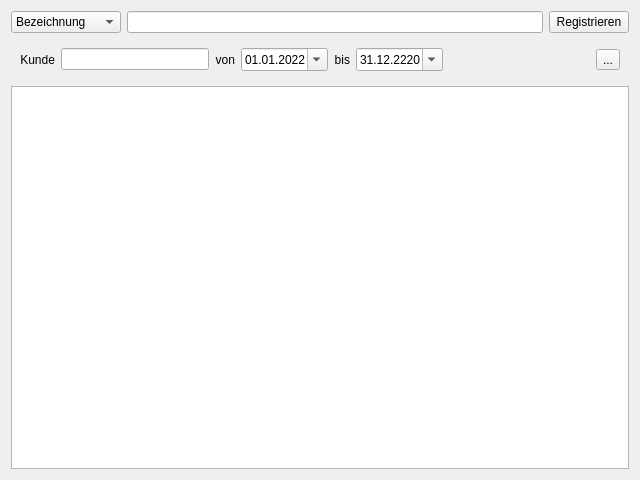
<?xml version="1.0" encoding="UTF-8"?>
<ui version="4.0">
 <class>Goods_In</class>
 <widget class="QWidget" name="Goods_In">
  <property name="geometry">
   <rect>
    <x>0</x>
    <y>0</y>
    <width>640</width>
    <height>480</height>
   </rect>
  </property>
  <property name="windowTitle">
   <string>Wareneingang</string>
  </property>
  <property name="locale">
   <locale language="German" country="Germany"/>
  </property>
  <layout class="QVBoxLayout" name="verticalLayout">
   <item>
    <widget class="QFrame" name="fr_search">
     <property name="frameShape">
      <enum>QFrame::NoFrame</enum>
     </property>
     <property name="frameShadow">
      <enum>QFrame::Raised</enum>
     </property>
     <layout class="QHBoxLayout" name="horizontalLayout">
      <property name="leftMargin">
       <number>0</number>
      </property>
      <property name="topMargin">
       <number>0</number>
      </property>
      <property name="rightMargin">
       <number>0</number>
      </property>
      <property name="bottomMargin">
       <number>0</number>
      </property>
      <item>
       <widget class="QComboBox" name="cb_search">
        <property name="minimumSize">
         <size>
          <width>110</width>
          <height>0</height>
         </size>
        </property>
        <item>
         <property name="text">
          <string>Bezeichnung</string>
         </property>
        </item>
        <item>
         <property name="text">
          <string>Name</string>
         </property>
        </item>
        <item>
         <property name="text">
          <string>EAN</string>
         </property>
        </item>
       </widget>
      </item>
      <item>
       <widget class="QLineEdit" name="le_search">
        <property name="frame">
         <bool>true</bool>
        </property>
       </widget>
      </item>
      <item>
       <widget class="QPushButton" name="pb_search">
        <property name="toolTip">
         <string>Artikel im Wareneingang registrieren</string>
        </property>
        <property name="text">
         <string>Registrieren</string>
        </property>
       </widget>
      </item>
     </layout>
    </widget>
   </item>
   <item>
    <widget class="QFrame" name="fr_search_options">
     <property name="frameShape">
      <enum>QFrame::NoFrame</enum>
     </property>
     <property name="frameShadow">
      <enum>QFrame::Raised</enum>
     </property>
     <layout class="QHBoxLayout" name="horizontalLayout_2">
      <item>
       <widget class="QLabel" name="l_customer">
        <property name="text">
         <string>Kunde</string>
        </property>
        <property name="alignment">
         <set>Qt::AlignRight|Qt::AlignTrailing|Qt::AlignVCenter</set>
        </property>
       </widget>
      </item>
      <item>
       <widget class="QLineEdit" name="le_customer">
        <property name="minimumSize">
         <size>
          <width>0</width>
          <height>0</height>
         </size>
        </property>
        <property name="toolTip">
         <string/>
        </property>
       </widget>
      </item>
      <item>
       <widget class="QLabel" name="l_date_from">
        <property name="text">
         <string>von</string>
        </property>
        <property name="alignment">
         <set>Qt::AlignRight|Qt::AlignTrailing|Qt::AlignVCenter</set>
        </property>
       </widget>
      </item>
      <item>
       <widget class="QDateEdit" name="date_from">
        <property name="dateTime">
         <datetime>
          <hour>0</hour>
          <minute>0</minute>
          <second>0</second>
          <year>2022</year>
          <month>1</month>
          <day>1</day>
         </datetime>
        </property>
        <property name="displayFormat">
         <string>dd.MM.yyyy</string>
        </property>
        <property name="calendarPopup">
         <bool>true</bool>
        </property>
       </widget>
      </item>
      <item>
       <widget class="QLabel" name="l_date_to">
        <property name="text">
         <string>bis</string>
        </property>
        <property name="alignment">
         <set>Qt::AlignRight|Qt::AlignTrailing|Qt::AlignVCenter</set>
        </property>
       </widget>
      </item>
      <item>
       <widget class="QDateEdit" name="date_to">
        <property name="minimumSize">
         <size>
          <width>0</width>
          <height>0</height>
         </size>
        </property>
        <property name="dateTime">
         <datetime>
          <hour>0</hour>
          <minute>0</minute>
          <second>0</second>
          <year>2220</year>
          <month>12</month>
          <day>31</day>
         </datetime>
        </property>
        <property name="displayFormat">
         <string>dd.MM.yyyy</string>
        </property>
        <property name="calendarPopup">
         <bool>true</bool>
        </property>
       </widget>
      </item>
      <item>
       <spacer name="horizontalSpacer">
        <property name="orientation">
         <enum>Qt::Horizontal</enum>
        </property>
        <property name="sizeHint" stdset="0">
         <size>
          <width>40</width>
          <height>20</height>
         </size>
        </property>
       </spacer>
      </item>
      <item>
       <widget class="QToolButton" name="tb_csv">
        <property name="toolTip">
         <string>Auftragsliste als CSV exportieren</string>
        </property>
        <property name="text">
         <string>...</string>
        </property>
       </widget>
      </item>
     </layout>
    </widget>
   </item>
   <item>
    <widget class="QTableView" name="table_articles">
     <property name="toolTip">
      <string>Tabelle von Artikeln</string>
     </property>
     <property name="editTriggers">
      <set>QAbstractItemView::NoEditTriggers</set>
     </property>
     <property name="selectionBehavior">
      <enum>QAbstractItemView::SelectRows</enum>
     </property>
    </widget>
   </item>
  </layout>
 </widget>
 <tabstops>
  <tabstop>cb_search</tabstop>
  <tabstop>le_search</tabstop>
  <tabstop>pb_search</tabstop>
  <tabstop>le_customer</tabstop>
  <tabstop>date_from</tabstop>
  <tabstop>date_to</tabstop>
  <tabstop>table_articles</tabstop>
 </tabstops>
 <resources/>
 <connections/>
</ui>
